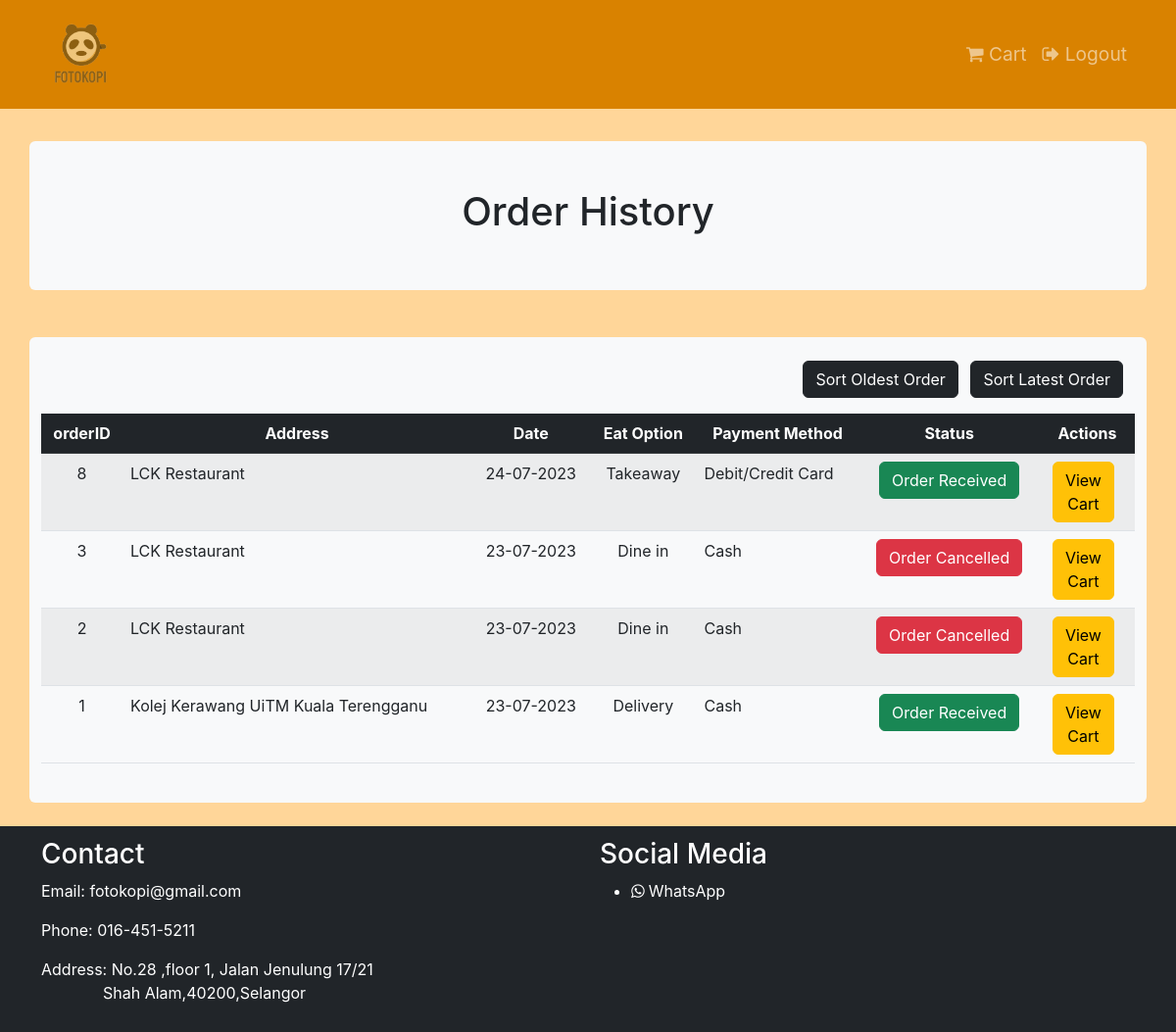
The page /Fotokopi/Cust_Page/custOrder.php?id=1 on the database as committed earlier.
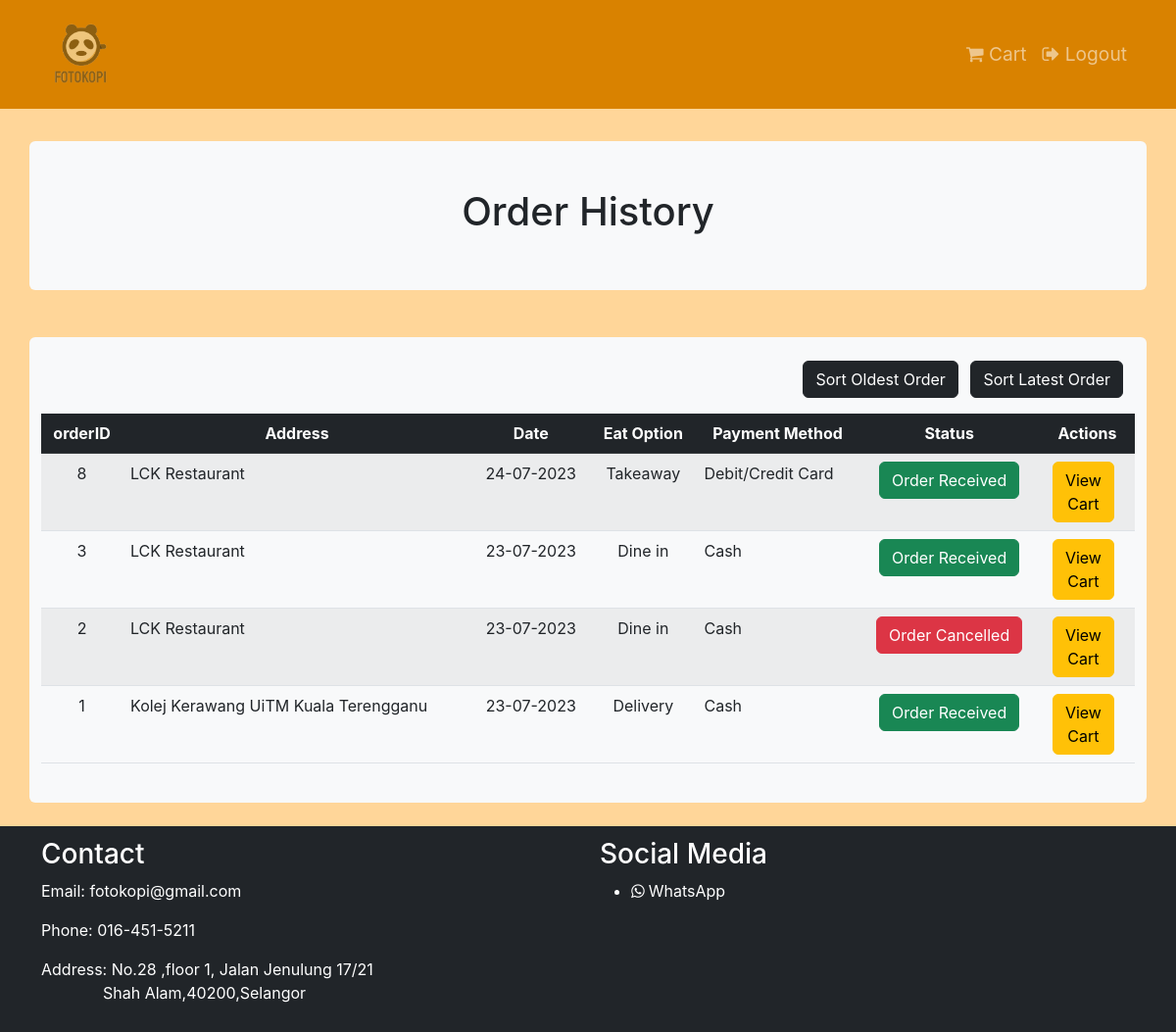
The same page on the database as committed later.
### tables this page shows
CREATE TABLE `ordermenu` (
  `orderID` int(10) UNSIGNED NOT NULL,
  `custID` int(10) UNSIGNED NOT NULL,
  `orderAddress` varchar(255) DEFAULT NULL,
  `orderDate` varchar(20) NOT NULL,
  `eatOption` varchar(30) NOT NULL,
  `paymentMethod` varchar(30) NOT NULL,
  `orderStatus` varchar(40) NOT NULL,
  `grandTotal` decimal(10,2) NOT NULL
);

### Fotokopi/Cust_Page/custOrder.php (the view, shortened to what this page needs)
<?php
include ('partials/navbar.php');
$id = $_GET['id'];
?>
<div class="container bg-light p-5 my-5 jumbotron rounded">
    <h1>
        <center>Order History</center>
    </h1>
</div>
<div class="container bg-light rounded">
    <div class="container">
        <br>
        <div class="d-flex justify-content-between align-items-center mb-3">
            <br>
            <div>
                <button class="btn btn-dark me-2" onclick="sortTable(true)">Sort Oldest Order</button>
                <button class="btn btn-dark" onclick="sortTable(false)">Sort Latest Order</button>
            </div>
        </div>
    </div>
    <table class="table table-striped">
        <thead class="table-dark">
            <th class="text-center">orderID</th>
            <th class="text-center">Address</th>
            <th class="text-center">Date</th>
            <th class="text-center">Eat Option</th>
            <th class="text-center">Payment Method</th>
            <th class="text-center">Status</th>
            <th class="text-center">Actions</th>
        </thead>
        <tbody>
            <?php
            $sql = "SELECT * FROM ordermenu WHERE custID = $id ORDER BY orderID DESC";
            $res = mysqli_query($conn, $sql);
            if ($res == TRUE) {
                $count = mysqli_num_rows($res);
                if ($count > 0) {
                    while ($rows = mysqli_fetch_assoc($res)) {
                        $orderID = $rows['orderID'];
                        $orderAddress = $rows['orderAddress'];
                        $orderDate = $rows['orderDate'];
                        $eatOption = $rows['eatOption'];
                        $paymentMethod = $rows['paymentMethod'];
                        $orderStatus = $rows['orderStatus'];
                        ?>
                        <tr>
                            <td class="text-center"><?php echo $orderID; ?></td>
                            <td><?php echo !empty($orderAddress) ? $orderAddress : "none"; ?></td>
                            <td class="text-center"><?php echo $orderDate; ?></td>
                            <td class="text-center"><?php echo $eatOption; ?></td>
                            <td><?php echo $paymentMethod; ?></td>
                            <td class="text-center">
                                <?php
                                $statusClass = "";
                                switch ($orderStatus) {
                                    case "Order Received":
                                        $statusClass = "btn btn-success";
                                        break;
                                    case "Order Cancelled":
                                        $statusClass = "btn btn-danger";
                                        break;
                                }
                                ?>
                                <button class="<?php echo $statusClass; ?>"><?php echo $orderStatus; ?></button>
                            </td>
                            <td class="text-center">
                                <div class="d-flex justify-content-center">
                                    <a href="<?php echo SITEURL; ?>Cust_Page/viewCart.php?id=<?php echo $id; ?>&orderID=<?php echo $orderID ?>"
                                        class="btn btn-warning me-2">View<br>Cart</a>
                                </div>
                            </td>
                        </tr>
                        <?php
                    }
                }
            }
            ?>
        </tbody>
    </table>
    <br>
</div>
<br>
<?php
include ('partials/footer.php');
?>

Rows that differ between the two databases and show on the page:
changed ordermenu id 3: orderStatus "Order Cancelled" → "Order Received"
